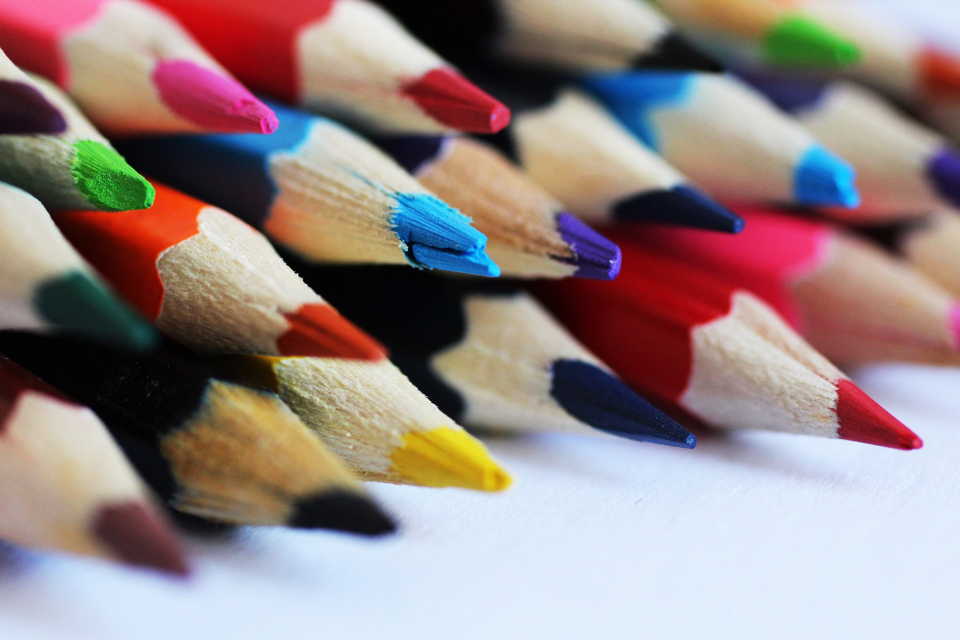
#> input picture example.jpg, 1920 x 1280 px (shown at 1/2 size)
$ python AIEPCM2L2A1.py
#> lines starting #> are read from the running program, lines starting #| are printed output that depends on the picture
import cv2


# Load the image

image = cv2.imread('example.jpg')
#> image is the input picture: shape (1280, 1920, 3); mean B, G, R 132, 133, 149.9


# Convert the image to grayscale

gray_image = cv2.cvtColor(image, cv2.COLOR_BGR2GRAY)
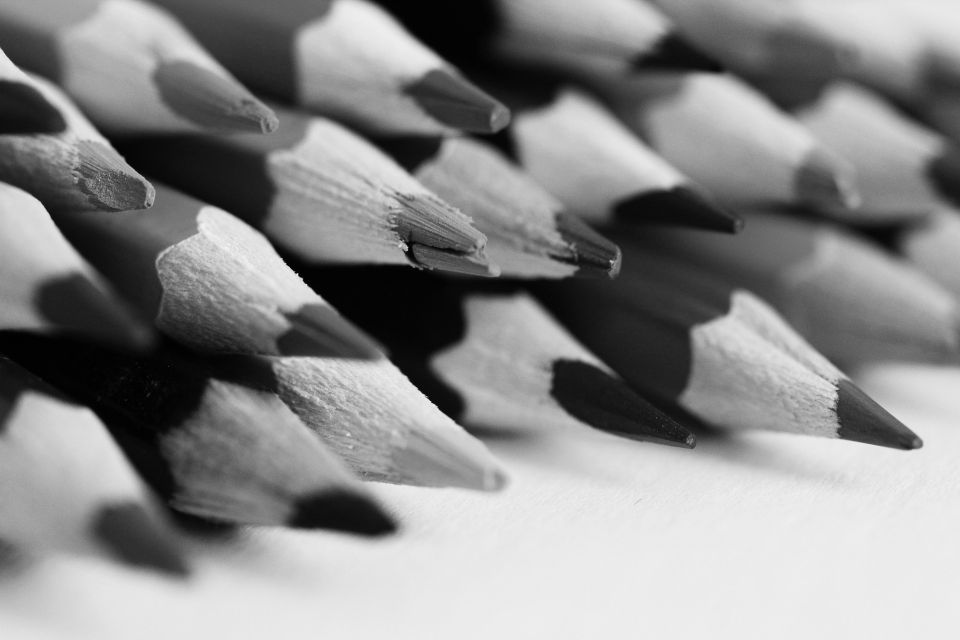
#> gray_image: shape (1280, 1920) (shown at 1/2 size); min 0, max 254, mean 137.9


# Resize the grayscale image to 224x224

resized_image = cv2.resize(gray_image, (224, 224))
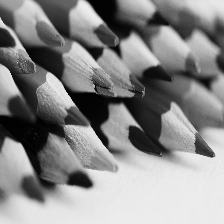
#> resized_image: shape (224, 224); min 0, max 241, mean 137.9


# Display the resized grayscale image in a single window

cv2.imshow('Processed Image', resized_image)


# Wait for a key press

key = cv2.waitKey(0)  # Wait indefinitely for a key press
#> (key Esc is pressed here)


# Check if the "S" key was pressed (ASCII for 'S' is 83)

if key == ord('s'):

    # Save the processed image when "S" is pressed

    cv2.imwrite('grayscale_resized_image.jpg', resized_image)

    print("Image saved as grayscale_resized_image.jpg")

else:

    print("Image not saved")


# Close the window

cv2.destroyAllWindows()


# Print processed image properties

print(f"Processed Image Dimensions: {resized_image.shape}")
#| Processed Image Dimensions: (224, 224)
